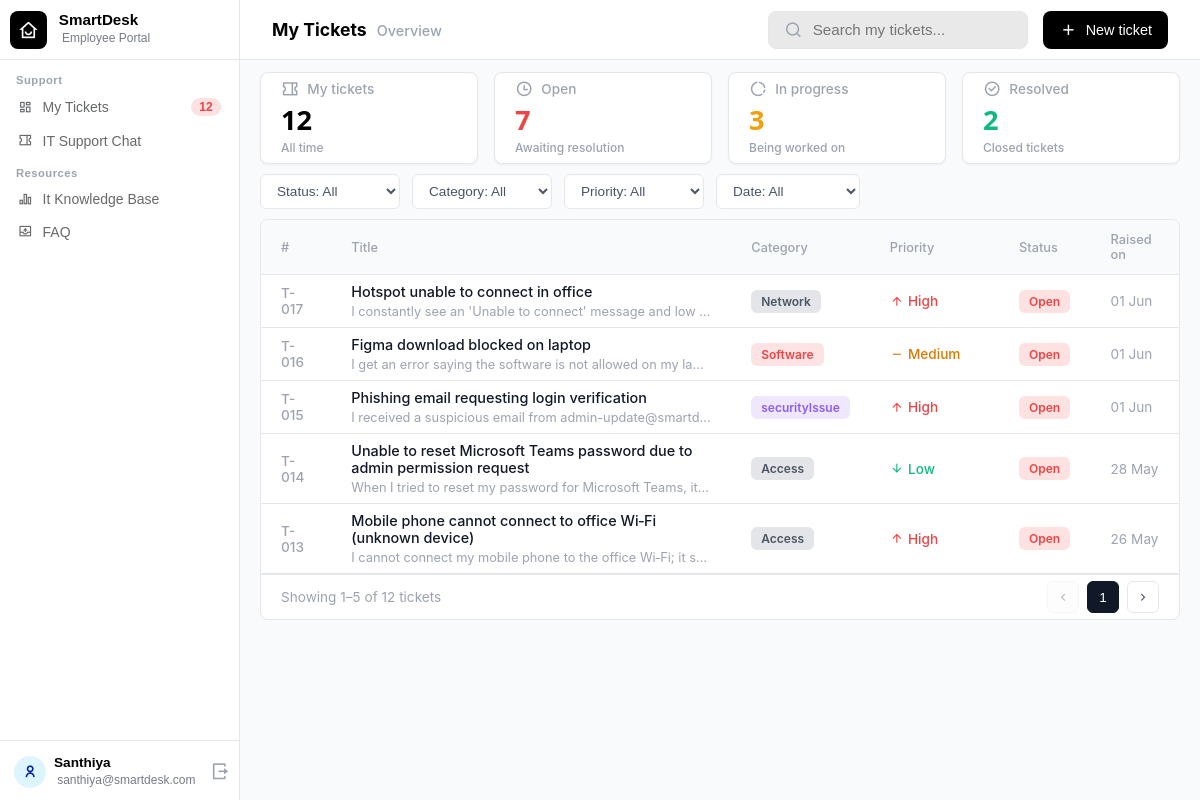
Screenshot of /employee-dashboard (signed in) with the database file from the repository.
### main.py (models this page shows)
class Ticket(db.Model):
    id = db.Column(db.Integer, primary_key=True)
    email = db.Column(db.String(100), nullable=False)
    title = db.Column(db.String(200), nullable=False)
    description = db.Column(db.Text, nullable=False)
    category = db.Column(db.String(50), nullable=False)
    priority = db.Column(db.String(20), nullable=False)
    status = db.Column(db.String(20), nullable=False, default='Open')
    created_at = db.Column(db.DateTime, default=datetime.now)
    proceeding_started = db.Column(db.DateTime, nullable=True)
    resolved_at = db.Column(db.DateTime, nullable=True)
    session_id = db.Column(db.String(100), nullable=True)

### main.py (the view)
@app.route('/employee-dashboard')
def employee_dashboard():
    if 'email' not in session:
        return redirect(url_for('employee_login'))
    user_email = session['email']
    my_tickets = Ticket.query.filter_by(email=user_email).all()
    open_count = sum(1 for ticket in my_tickets if ticket.status == 'Open')
    in_progress_count = sum(1 for ticket in my_tickets if ticket.status == 'In Progress')
    closed_count = sum(1 for ticket in my_tickets if ticket.status == 'Resolved')
    db_categories = get_active_categories()
    category_colors = {cat.name.lower(): cat.color for cat in db_categories}
    return render_template(
        'EmployeeDashboard.html',
        tickets=my_tickets,
        open_count=open_count,
        in_progress_count=in_progress_count,
        closed_count=closed_count,
        category_colors=category_colors,
        db_categories=db_categories
    )

### main.py (called while the page is built)
def get_active_categories():
    deleted_names = [d.name for d in DeletedCategory.query.all()]
    return [cat for cat in Category.query.all() if cat.name not in deleted_names]

### templates/EmployeeDashBoard.html (shortened to what this page needs)
{% extends "EmployeeSideBase.html" %}
{% block extra_css %}
    <link rel="stylesheet" href="{{ url_for('static', filename='css/EmployeeDashBoard.css') }}">
{% endblock %}
{% block content %}
<div class="dashboard-wrapper">
    <div class="dash-header">
        <div class="dash-title">
            <h2>My Tickets</h2>
            <span class="subtitle">Overview</span>
        </div>
        <div class="dash-actions">
            <div class="search-bar">
                <i class="ri-search-line"></i>
                <input type="text" placeholder="Search my tickets...">
            </div>
            <button class="btn-new-ticket" onclick="window.location.href='/chat-bot'">
                <i class="ri-add-line"></i> New ticket
            </button>
        </div>
    </div>
    <div class="four-box-container">
        <div class="stat-box">
            <div class="stat-title"><i class="ri-coupon-2-line"></i><p>My tickets</p></div>
            <span class="numerical-value">{{ tickets | length }}</span>
            <span class="stat-subtext">All time</span>
        </div>
        <div class="stat-box">
            <div class="stat-title"><i class="ri-time-line"></i><p>Open</p></div>
            <span class="numerical-value text-red">{{open_count}}</span>
            <span class="stat-subtext">Awaiting resolution</span>
        </div>
        <div class="stat-box">
            <div class="stat-title"><i class="ri-donut-chart-line"></i><p>In progress</p></div>
            <span class="numerical-value text-orange">{{in_progress_count}}</span>
            <span class="stat-subtext">Being worked on</span>
        </div>
        <div class="stat-box">
            <div class="stat-title"><i class="ri-checkbox-circle-line"></i><p>Resolved</p></div>
            <span class="numerical-value text-green">{{closed_count}}</span>
            <span class="stat-subtext">Closed tickets</span>
        </div>
    </div>
    <div class="main-content-container">
        <div class="filter-section">
            <div class="filter-group">
                <select id="status-filter">
                    <option value="All">Status: All</option>
                </select>
            </div>
            <div class="filter-group">
                <select id="category-filter">
                    <option value="All">Category: All</option>
                </select>
            </div>
            <div class="filter-group">
                <select id="priority-filter">
                    <option value="All">Priority: All</option>
                </select>
            </div>
            <div class="filter-group">
                <select id="date-filter">
                    <option value="All">Date: All</option>
                </select>
            </div>
        </div>
        <div class="table-container">
            <table class="emp-ticket-table">
                <thead>
                    <tr>
                        <th width="8%">#</th>
                        <th width="42%">Title</th>
                        <th width="15%">Category</th>
                        <th width="15%">Priority</th>
                        <th width="10%">Status</th>
                        <th width="10%">Raised on</th>
                    </tr>
                </thead>
                <tbody class="table-body">
                    {% for ticket in tickets | reverse %}
                    <tr class="ticket-row"
                        data-status="{{ ticket.status }}"
                        data-category="{{ ticket.category }}"
                        data-priority="{{ ticket.priority }}"
                        data-date="{{ ticket.created_at.isoformat() if ticket.created_at else '' }}">
                        <td class="t-id">T-{{ "%03d" | format(ticket.id) }}</td>
                        <td class="t-title-col">
                            <div class="t-title">{{ ticket.title }}</div>
                            <div class="t-desc">{{ ticket.description }}</div>
                        </td>
                        <td>
                            {% set cat_key = ticket.category|lower %}
                            {% set cat_color = category_colors.get(cat_key, '#4b5563') %}
                            <span class="cat-badge" style="color: {{ cat_color }}; background-color: {{ cat_color }}26;">
                                {{ ticket.category }}
                            </span>
                        </td>
                        <td>
                            {% if ticket.priority|lower == 'high' %}
                                <span class="priority p-high"><i class="ri-arrow-up-line"></i> High</span>
                            {% elif ticket.priority|lower == 'medium' %}
                                <span class="priority p-med"><i class="ri-subtract-line"></i> Medium</span>
                            {% else %}
                                <span class="priority p-low"><i class="ri-arrow-down-line"></i> Low</span>
                            {% endif %}
                        </td>
                        <td>
                            <span class="status-badge s-{{ ticket.status|lower|replace(' ', '-') }}">{{ ticket.status }}</span>
                        </td>
                        <td class="t-date">
                            {{ ticket.created_at.strftime('%d %b') if ticket.created_at else '7 May' }}
                        </td>
                    </tr>
                    {% endfor %}
                </tbody>
            </table>
            <div class="pagination-footer">
                <span class="page-info" id="pagination-info">Showing tickets</span>
                <div class="page-controls">
                    <button class="page-btn" id="prev-btn" onclick="changePage(-1)"><i class="ri-arrow-left-s-line"></i></button>
                    <button class="page-btn active" id="current-page-btn">1</button>
                    <button class="page-btn" id="next-btn" onclick="changePage(1)"><i class="ri-arrow-right-s-line"></i></button>
                </div>
            </div>
        </div>
    </div>
</div>
{% endblock %}

### static/css/EmployeeSideBase.css (style rules this page uses)
body { margin: 0; font-family: 'Inter', system-ui, -apple-system, BlinkMacSystemFont, "Segoe UI", Roboto, sans-serif; }

### rows the page displays
Ticket: id "017", title "Hotspot unable to connect in office", description "I constantly see an 'Unable to connect' message and low…", category "Network", priority "High" (drawn), status "Open", created_at "01 Jun"
Ticket: id "016", title "Figma download blocked on laptop", description "I get an error saying the software is not allowed on my la…", category "Software", priority "Medium" (drawn), status "Open", created_at "01 Jun"
Ticket: id "015", title "Phishing email requesting login verification", description "I received a suspicious email from admin-update@smartd…", category "securityIssue", priority "High" (drawn), status "Open", created_at "01 Jun"
Ticket: id "014", title "Unable to reset Microsoft Teams password due to admin permission request", description "When I tried to reset my password for Microsoft Teams, it…", category "Access", priority "Low" (drawn), status "Open", created_at "28 May"
Ticket: id "013", title "Mobile phone cannot connect to office Wi‑Fi (unknown device)", description "I cannot connect my mobile phone to the office Wi‑Fi; it s…", category "Access", priority "High" (drawn), status "Open", created_at "26 May"

### other values shown
{{ tickets | length if tickets else 0 }} "12"
{{ session['email'].split('@')[0] | capitalize }} "Santhiya"
{{ session['email'] }} "santhiya@smartdesk.com"
{{ tickets | length }} "12"
{{ open_count }} "7"
{{ in_progress_count }} "3"
{{ closed_count }} "2"
